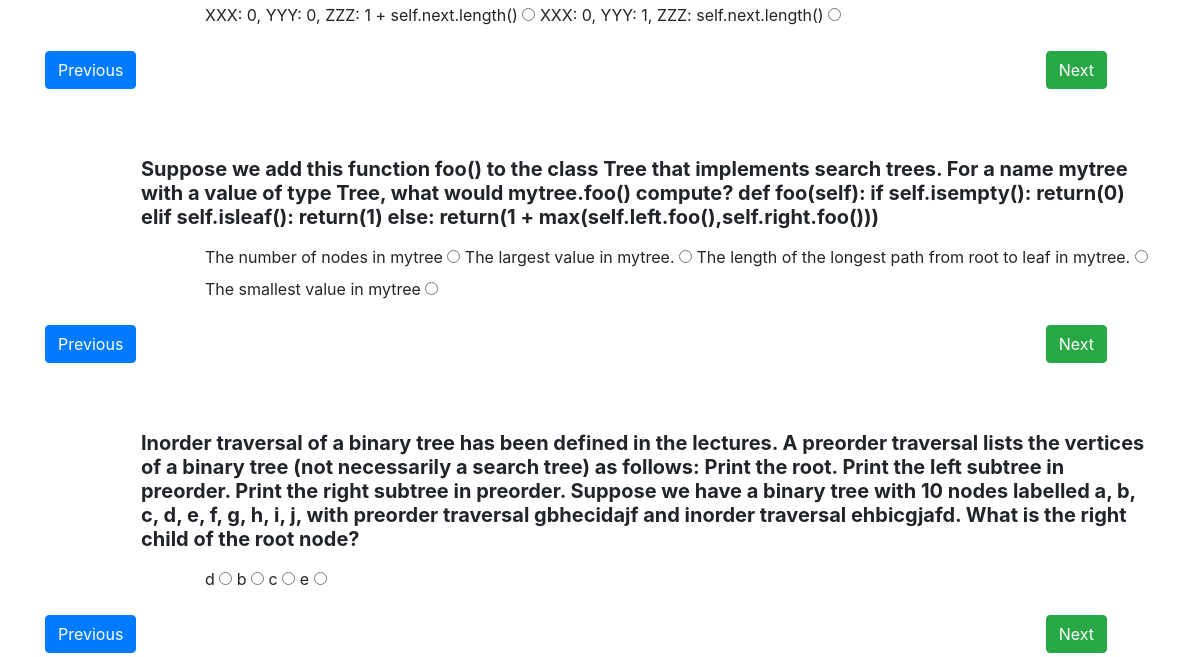
The page /quiz/1 (lower part) on the database as committed earlier.
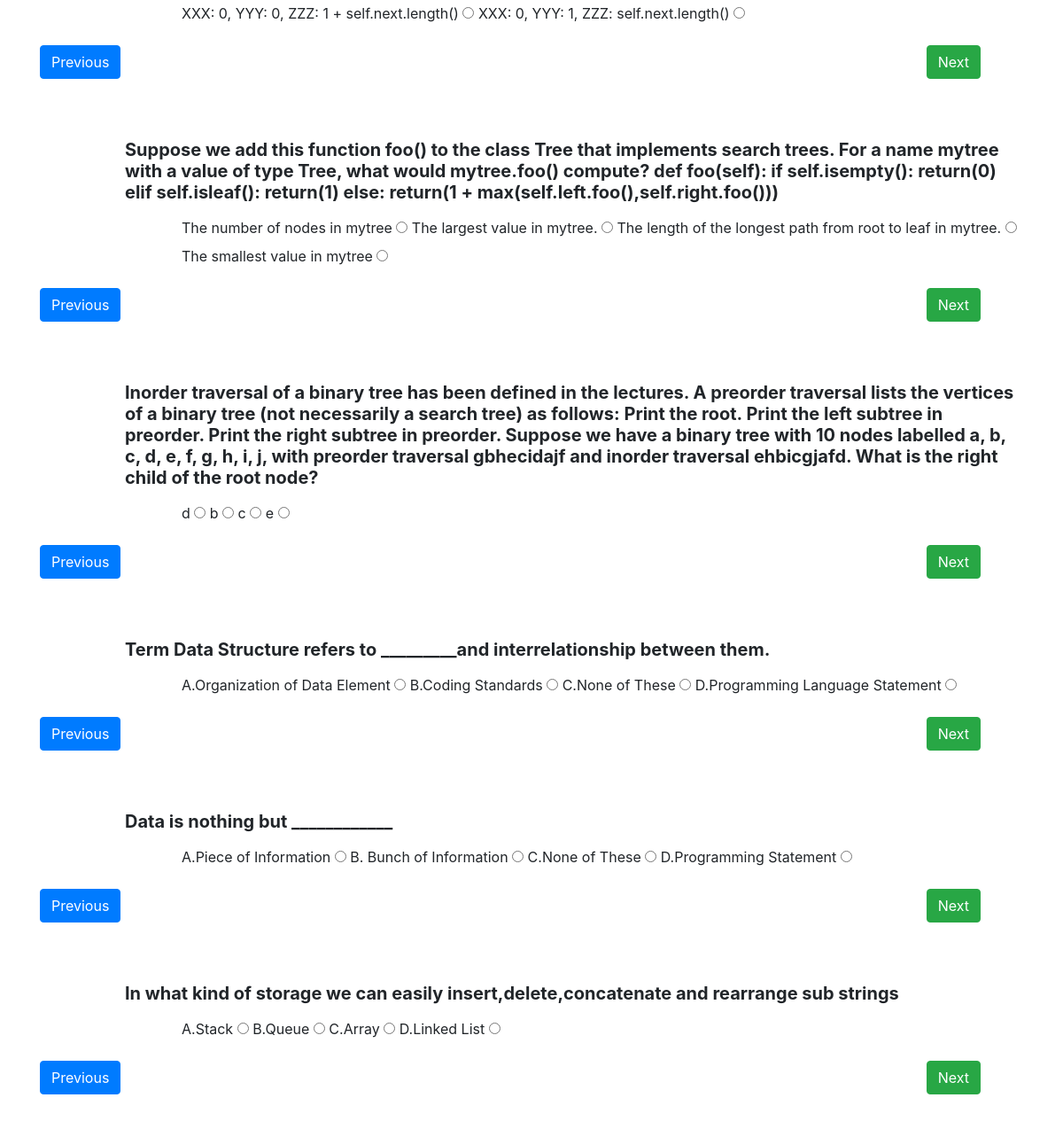
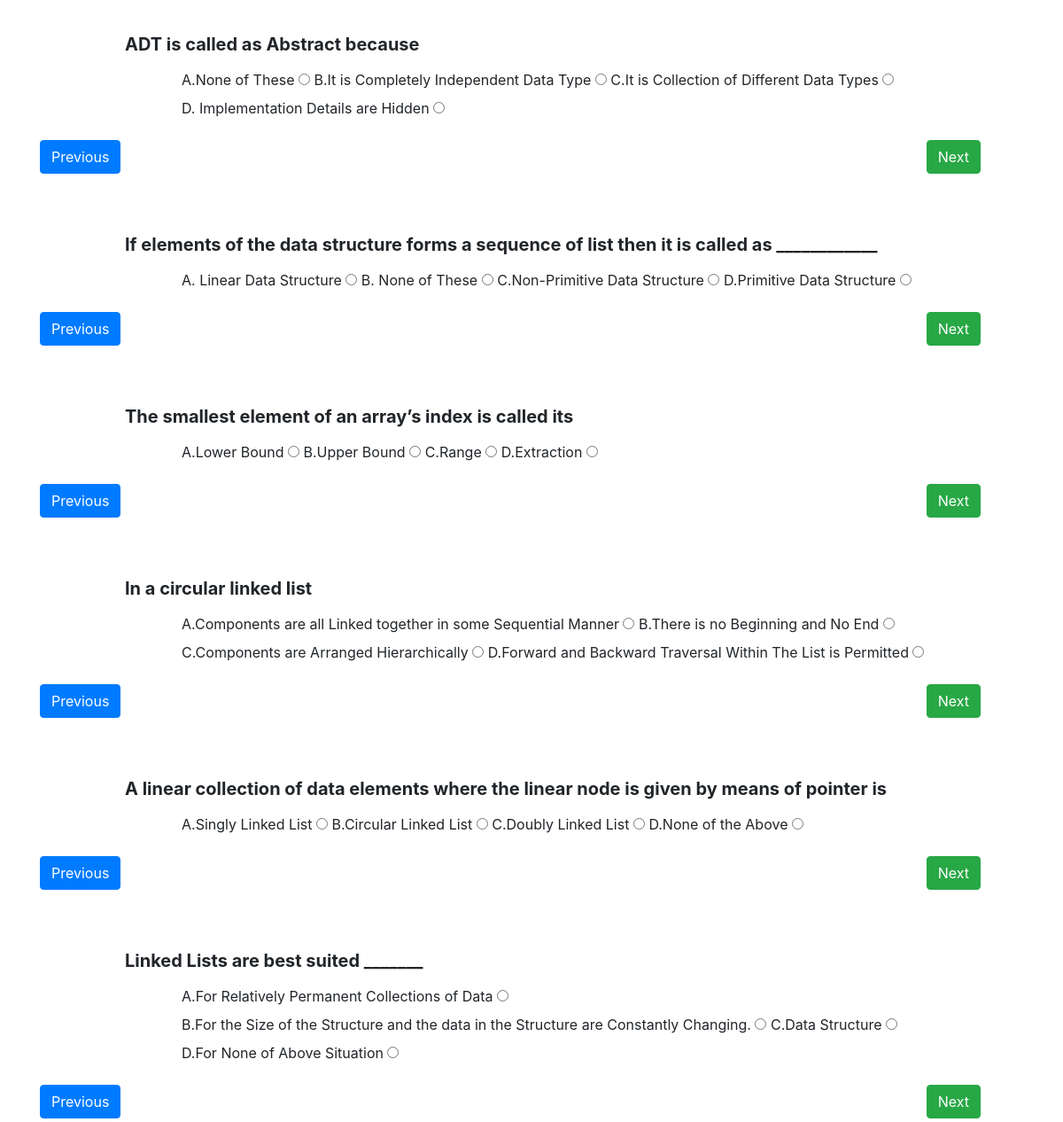
The same page on the database as committed later (2 pictures, top to bottom).
### Course/models.py (models this page shows)
class Quiz(models.Model):
    course = models.ForeignKey(Course, on_delete=models.CASCADE)
    question = models.TextField(null = True, blank = True)
    answer = models.TextField(null = True, blank = True)
    option1 = models.TextField(null = True, blank = True)
    option2 = models.TextField(null = True, blank = True)
    option3 = models.TextField(null = True, blank = True)
    option4 = models.TextField(null = True, blank = True)

### user_management/views.py (the view)
# urls.py: path("quiz/<int:pk>",views.QuizPage.as_view(), name="quiz"),
class QuizPage(generic.ListView):
    template_name = "quiz.html"
    model=Quiz

### user_management/templates/quiz.html (shortened to what this page needs)
{% extends 'base.html' %}
{% block content %}
{% for c in object_list %}
   <div class="container mt-sm-5 my-1">
    <div class="question ml-sm-5 pl-sm-5 pt-2">
        <div class="py-2 h5"><b>{{c.question}}</b></div>
        <div class="ml-md-3 ml-sm-3 pl-md-5 pt-sm-0 pt-3" id="options">
            <label class="options">{{c.option1}}
                <input type="radio" name="radio">
            </label>
            <label class="options">{{c.option2}}
                <input type="radio" name="radio">
            </label>
            <label class="options">{{c.option3}}
                <input type="radio" name="radio">
            </label>
            <label class="options">{{c.option4}}
                <input type="radio" name="radio">
            </label>
        </div>
    </div>
    <div class="d-flex align-items-center pt-3">
        <div id="prev">
            <button class="btn btn-primary">Previous</button>
        </div>
        <div class="ml-auto mr-sm-5">
            <button class="btn btn-success">Next</button>
        </div>
    </div>
</div>
{% endfor %}
{% endblock %}

### admin_management/templates/base.html (shortened to what this page needs)
<!doctype html>
<html lang="en">
  <head>
    <link rel="stylesheet" href="https://cdn.jsdelivr.net/npm/bootstrap@4.0.0/dist/css/bootstrap.min.css">
  </head>
  <body>
      <div class="container">
        <div class="row">
        {% block content %}
        {% endblock %}
        </div>
      </div>
  </body>
</html>

Rows that differ between the two databases and show on the page:
added Quiz: question "Term Data Structure refers to _________and interrelationship between them.", option1 "A.Organization of Data Element", option2 "B.Coding Standards", option3 "C.None of These", option4 "D.Programming Language Statement"
added Quiz: question "Data is nothing but ____________", option1 "A.Piece of Information", option2 "B. Bunch of Information", option3 "C.None of These", option4 "D.Programming Statement"
added Quiz: question "In what kind of storage we can easily insert,delete,concatenate and rearrange sub strings", option1 "A.Stack", option2 "B.Queue", option3 "C.Array", option4 "D.Linked List"
added Quiz: question "ADT is called as Abstract because", option1 "A.None of These", option2 "B.It is Completely Independent Data Type", option3 "C.It is Collection of Different Data Types", option4 "D. Implementation Details are Hidden"
added Quiz: question "If elements of the data structure forms a sequence of list then it is called as ____________", option1 "A. Linear Data Structure", option2 "B. None of These", option3 "C.Non-Primitive Data Structure", option4 "D.Primitive Data Structure"
added Quiz: question "The smallest element of an array’s index is called its", option1 "A.Lower Bound", option2 "B.Upper Bound", option3 "C.Range", option4 "D.Extraction"
added Quiz: question "In a circular linked list", option1 "A.Components are all Linked together in some Sequential Manner", option2 "B.There is no Beginning and No End", option3 "C.Components are Arranged Hierarchically", option4 "D.Forward and Backward Traversal Within The List is Permitted"
added Quiz: question "A linear collection of data elements where the linear node is given by means of pointer is", option1 "A.Singly Linked List", option2 "B.Circular Linked List", option3 "C.Doubly Linked List", option4 "D.None of the Above"
added Quiz: question "Linked Lists are best suited _______", option1 "A.For Relatively Permanent Collections of Data", option2 "B.For the Size of the Structure and the data in the Structure are Constantly Changing.", option3 "C.Data Structure", option4 "D.For None of Above Situation"
